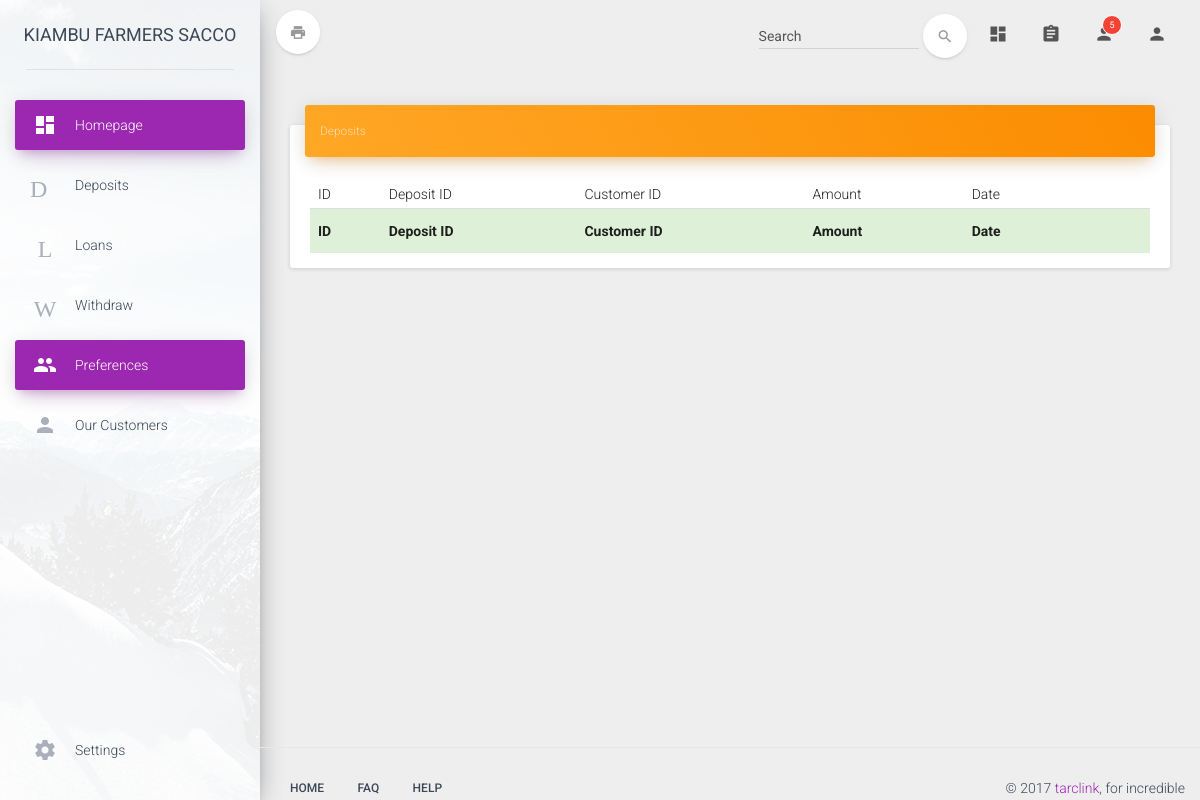
Page /admin/deposits.php on the earlier database version.
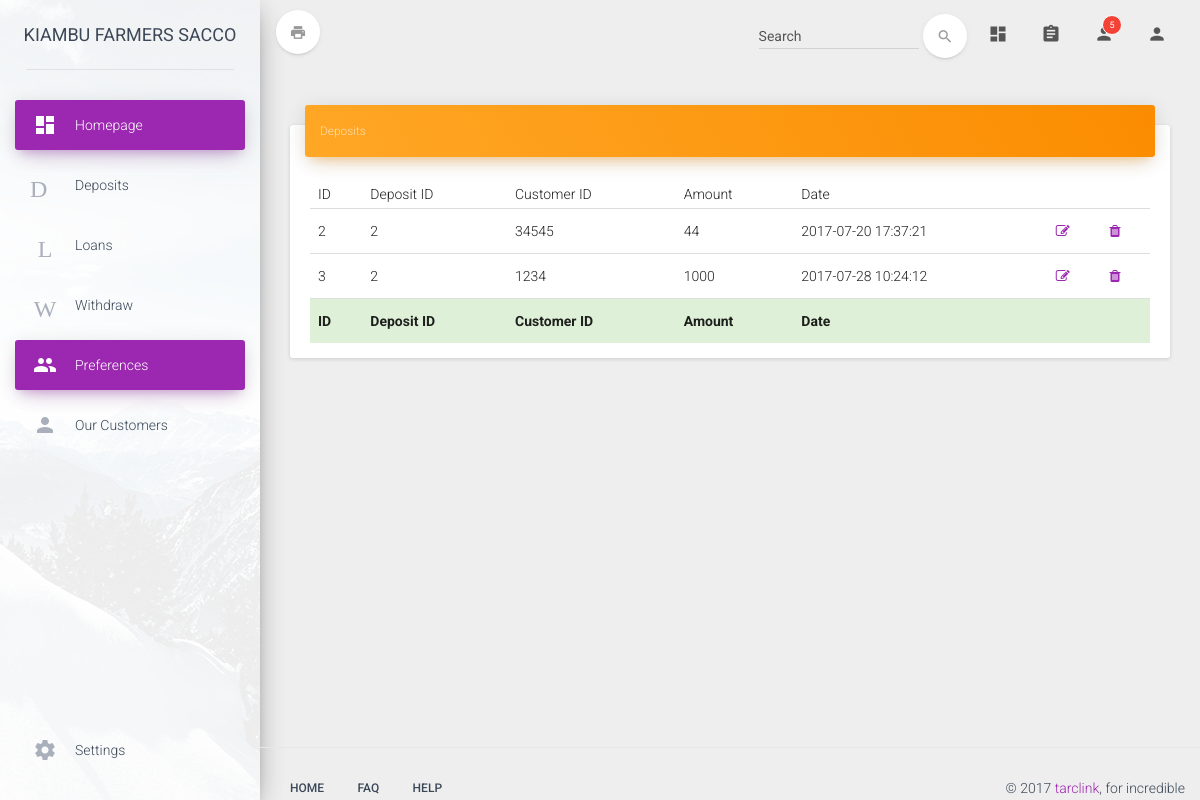
Same page on the later database version.
### tables this page shows
CREATE TABLE `Customer_Deposit_table` (
  `Customer_Deposit_id` int(20) NOT NULL,
  `Customer_Deposit_Dep_id` varchar(20) DEFAULT NULL,
  `Customer_Deposit_Login_id` varchar(20) DEFAULT NULL,
  `Customer_Deposit_amout` varchar(20) DEFAULT NULL,
  `Customer_Deposit_DateTime` varchar(20) DEFAULT NULL
);

### admin/deposits.php (the view)
<?php include "baseh.php";?>
<?php
include "../connection/db.php";
$result = mysqli_query($con, "SELECT * FROM Customer_Deposit_table ORDER BY Customer_Deposit_id ASC");
?>
    <div class="card">
        <div class="card-header" data-background-color="orange">
            <small i class="category">Deposits </small>
        </div>
        <div class="card-content table-responsive">
            <table class="table" id="table1">
                <thead class="">
                <th>ID</th>
                <th>Deposit ID</th>
                <th>Customer ID</th>
                <th>Amount</th>
                <th>Date</th>
                <th></th>
                <th></th>
                </thead>
                <tbody>
                <?php
                while($res = mysqli_fetch_array($result)) {
                    echo "<tr class=''>";
                    echo "<td class=''>".$res['Customer_Deposit_id']."</td>";
                    echo "<td class=''>".$res['Customer_Deposit_Dep_id']."</td>";
                    echo "<td>".$res['Customer_Deposit_Login_id']."</td>";
                    echo "<td class=''>".$res['Customer_Deposit_amout']."</td>";
                    echo "<td class=''>".$res['Customer_Deposit_DateTime']."</td>";
                    echo "<td><a href=\"editdep.php?dep=$res[Customer_Deposit_id]\" onClick=\"return confirm('Are you sure you want to edit?')\" class='fa fa-edit lg-2'></a></td>";
                    echo "<td><a href=\"delete.php?dep=$res[Customer_Deposit_id]\" onClick=\"return confirm('Are you sure you want to delete?')\" class='fa fa-trash lg-2'></a></td>";
                }
                ?>
                </tbody>
                <tfoot>
                <tr class="bg-success">
                    <th>ID</th>
                    <th>Deposit ID</th>
                    <th>Customer ID</th>
                    <th>Amount</th>
                    <th>Date</th>
                    <th></th>
                    <th></th>
                </tr>
                </tfoot>
            </table>
        </div>
    </div>
<?php include "basef.php";?>

Differences in the rows shown:
added customer_deposit_table: Customer_Deposit_id "2", Customer_Deposit_Dep "2", Customer_Deposit_Login "34545", Customer_Deposit_amout "44", Customer_Deposit_DateTime "2017-07-20 17:37:21"
added customer_deposit_table: Customer_Deposit_id "3", Customer_Deposit_Dep "2", Customer_Deposit_Login "1234", Customer_Deposit_amout "1000", Customer_Deposit_DateTime "2017-07-28 10:24:12"
